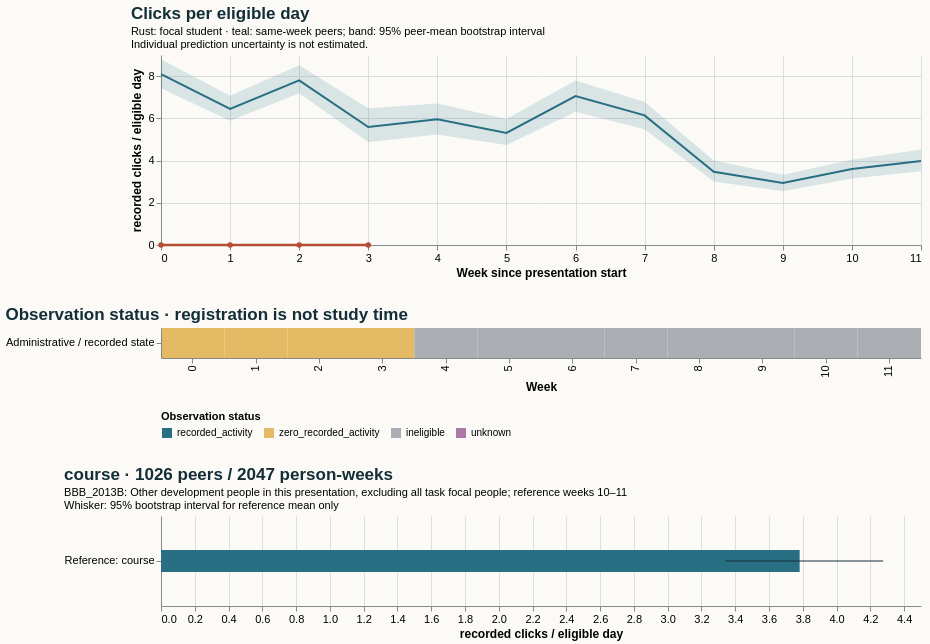

Write the Vega-Lite specification saved for this chart.
### Vega-Lite specification from a JSON file in a GitHub repository (floating-point values rounded to 4 significant figures)
{"$schema": "https://vega.github.io/schema/vega-lite/v5.20.1.json", "config": {"axis": {"labelFontSize": 11, "titleFontSize": 12}, "background": "#fbfaf7", "font": "sans-serif", "title": {"anchor": "start", "color": "#142e38", "fontSize": 17, "subtitleFontSize": 11}, "view": {"continuousHeight": 300, "continuousWidth": 300, "stroke": null}}, "datasets": {"data-4810f0fc58e4727ef40802abe76d0749": [{"hi": null, "lo": null, "series": "Focal: weeks 10–11", "value": null}, {"hi": 4.276, "lo": 3.342, "series": "Reference: course", "value": 3.782}], "data-742c6a8fb82c8370de9a3a588a9fd194": [{"eligible_days": 7.0, "end_day": 6, "logging_completeness": "unknown", "observation_status": "zero_recorded_activity", "row": "Administrative / recorded state", "score_status": "withheld_release_time_unknown", "start_day": 0, "value": 0.0, "week": 0}, {"eligible_days": 7.0, "end_day": 13, "logging_completeness": "unknown", "observation_status": "zero_recorded_activity", "row": "Administrative / recorded state", "score_status": "withheld_release_time_unknown", "start_day": 7, "value": 0.0, "week": 1}, {"eligible_days": 7.0, "end_day": 20, "logging_completeness": "unknown", "observation_status": "zero_recorded_activity", "row": "Administrative / recorded state", "score_status": "withheld_release_time_unknown", "start_day": 14, "value": 0.0, "week": 2}, {"eligible_days": 6.0, "end_day": 27, "logging_completeness": "unknown", "observation_status": "zero_recorded_activity", "row": "Administrative / recorded state", "score_status": "withheld_release_time_unknown", "start_day": 21, "value": 0.0, "week": 3}, {"eligible_days": 0.0, "end_day": 34, "logging_completeness": "unknown", "observation_status": "ineligible", "row": "Administrative / recorded state", "score_status": "withheld_release_time_unknown", "start_day": 28, "value": null, "week": 4}, {"eligible_days": 0.0, "end_day": 41, "logging_completeness": "unknown", "observation_status": "ineligible", "row": "Administrative / recorded state", "score_status": "withheld_release_time_unknown", "start_day": 35, "value": null, "week": 5}, {"eligible_days": 0.0, "end_day": 48, "logging_completeness": "unknown", "observation_status": "ineligible", "row": "Administrative / recorded state", "score_status": "withheld_release_time_unknown", "start_day": 42, "value": null, "week": 6}, {"eligible_days": 0.0, "end_day": 55, "logging_completeness": "unknown", "observation_status": "ineligible", "row": "Administrative / recorded state", "score_status": "withheld_release_time_unknown", "start_day": 49, "value": null, "week": 7}, {"eligible_days": 0.0, "end_day": 62, "logging_completeness": "unknown", "observation_status": "ineligible", "row": "Administrative / recorded state", "score_status": "withheld_release_time_unknown", "start_day": 56, "value": null, "week": 8}, {"eligible_days": 0.0, "end_day": 69, "logging_completeness": "unknown", "observation_status": "ineligible", "row": "Administrative / recorded state", "score_status": "withheld_release_time_unknown", "start_day": 63, "value": null, "week": 9}, {"eligible_days": 0.0, "end_day": 76, "logging_completeness": "unknown", "observation_status": "ineligible", "row": "Administrative / recorded state", "score_status": "withheld_release_time_unknown", "start_day": 70, "value": null, "week": 10}, {"eligible_days": 0.0, "end_day": 83, "logging_completeness": "unknown", "observation_status": "ineligible", "row": "Administrative / recorded state", "score_status": "withheld_release_time_unknown", "start_day": 77, "value": null, "week": 11}], "data-85ce4cecc5739527e2e36e4bf2f4cb23": [{"end_day": 6, "focal_value": 0.0, "peer_ci_high": 8.794, "peer_ci_low": 7.425, "peer_mean": 8.09, "peer_observations": 1167, "peer_people": 1167, "reference": "course", "unit": "recorded clicks / eligible day", "week": 0}, {"end_day": 13, "focal_value": 0.0, "peer_ci_high": 7.069, "peer_ci_low": 5.881, "peer_mean": 6.449, "peer_observations": 1159, "peer_people": 1159, "reference": "course", "unit": "recorded clicks / eligible day", "week": 1}, {"end_day": 20, "focal_value": 0.0, "peer_ci_high": 8.52, "peer_ci_low": 7.186, "peer_mean": 7.8, "peer_observations": 1140, "peer_people": 1140, "reference": "course", "unit": "recorded clicks / eligible day", "week": 2}, {"end_day": 27, "focal_value": 0.0, "peer_ci_high": 6.472, "peer_ci_low": 4.884, "peer_mean": 5.586, "peer_observations": 1132, "peer_people": 1132, "reference": "course", "unit": "recorded clicks / eligible day", "week": 3}, {"end_day": 34, "focal_value": null, "peer_ci_high": 6.697, "peer_ci_low": 5.239, "peer_mean": 5.952, "peer_observations": 1093, "peer_people": 1093, "reference": "course", "unit": "recorded clicks / eligible day", "week": 4}, {"end_day": 41, "focal_value": null, "peer_ci_high": 5.974, "peer_ci_low": 4.732, "peer_mean": 5.31, "peer_observations": 1086, "peer_people": 1086, "reference": "course", "unit": "recorded clicks / eligible day", "week": 5}, {"end_day": 48, "focal_value": null, "peer_ci_high": 7.796, "peer_ci_low": 6.311, "peer_mean": 7.057, "peer_observations": 1075, "peer_people": 1075, "reference": "course", "unit": "recorded clicks / eligible day", "week": 6}, {"end_day": 55, "focal_value": null, "peer_ci_high": 6.774, "peer_ci_low": 5.486, "peer_mean": 6.139, "peer_observations": 1059, "peer_people": 1059, "reference": "course", "unit": "recorded clicks / eligible day", "week": 7}, {"end_day": 62, "focal_value": null, "peer_ci_high": 4.001, "peer_ci_low": 3.012, "peer_mean": 3.471, "peer_observations": 1049, "peer_people": 1049, "reference": "course", "unit": "recorded clicks / eligible day", "week": 8}, {"end_day": 69, "focal_value": null, "peer_ci_high": 3.326, "peer_ci_low": 2.545, "peer_mean": 2.935, "peer_observations": 1032, "peer_people": 1032, "reference": "course", "unit": "recorded clicks / eligible day", "week": 9}, {"end_day": 76, "focal_value": null, "peer_ci_high": 4.033, "peer_ci_low": 3.154, "peer_mean": 3.602, "peer_observations": 1026, "peer_people": 1026, "reference": "course", "unit": "recorded clicks / eligible day", "week": 10}, {"end_day": 83, "focal_value": null, "peer_ci_high": 4.519, "peer_ci_low": 3.496, "peer_mean": 3.979, "peer_observations": 1021, "peer_people": 1021, "reference": "course", "unit": "recorded clicks / eligible day", "week": 11}]}, "resolve": {"scale": {"color": "independent"}}, "spacing": 28, "vconcat": [{"data": {"name": "data-85ce4cecc5739527e2e36e4bf2f4cb23"}, "height": 190, "layer": [{"encoding": {"x": {"axis": {"tickMinStep": 1}, "field": "week", "title": "Week since presentation start", "type": "quantitative"}, "y": {"field": "peer_ci_low", "scale": {"zero": true}, "title": "recorded clicks / eligible day", "type": "quantitative"}, "y2": {"field": "peer_ci_high"}}, "mark": {"color": "#286f83", "opacity": 0.16, "type": "area"}}, {"encoding": {"tooltip": [{"field": "week", "type": "quantitative"}, {"field": "peer_mean", "type": "quantitative"}, {"field": "peer_people", "type": "quantitative"}, {"field": "peer_observations", "type": "quantitative"}], "x": {"field": "week", "type": "quantitative"}, "y": {"field": "peer_mean", "type": "quantitative"}}, "mark": {"color": "#286f83", "strokeWidth": 2, "type": "line"}}, {"encoding": {"tooltip": [{"field": "week", "type": "quantitative"}, {"field": "focal_value", "type": "quantitative"}], "x": {"field": "week", "type": "quantitative"}, "y": {"field": "focal_value", "type": "quantitative"}}, "mark": {"color": "#b64c35", "point": {"color": "#b64c35"}, "strokeWidth": 2.5, "type": "line"}}], "title": {"subtitle": ["Rust: focal student · teal: same-week peers; band: 95% peer-mean bootstrap interval", "Individual prediction uncertainty is not estimated."], "text": "Clicks per eligible day"}, "width": 760}, {"data": {"name": "data-742c6a8fb82c8370de9a3a588a9fd194"}, "encoding": {"color": {"field": "observation_status", "legend": {"labelLimit": 260, "orient": "bottom"}, "scale": {"domain": ["recorded_activity", "zero_recorded_activity", "ineligible", "unknown"], "range": ["#286f83", "#e4bb64", "#aaaeb3", "#ac78a5"]}, "title": "Observation status", "type": "nominal"}, "tooltip": [{"field": "week", "type": "quantitative"}, {"field": "eligible_days", "type": "quantitative"}, {"field": "observation_status", "type": "nominal"}, {"field": "logging_completeness", "type": "nominal"}], "x": {"field": "week", "title": "Week", "type": "ordinal"}, "y": {"field": "row", "title": null, "type": "nominal"}}, "height": 30, "mark": {"type": "rect"}, "title": "Observation status · registration is not study time", "width": 760}, {"data": {"name": "data-4810f0fc58e4727ef40802abe76d0749"}, "height": 90, "layer": [{"encoding": {"x": {"field": "value", "scale": {"domain": [0, 4.49], "zero": true}, "title": "recorded clicks / eligible day", "type": "quantitative"}, "y": {"field": "series", "sort": null, "title": null, "type": "nominal"}}, "mark": {"color": "#286f83", "size": 22, "type": "bar"}}, {"encoding": {"x": {"field": "lo", "type": "quantitative"}, "x2": {"field": "hi"}, "y": {"field": "series", "sort": null, "title": null, "type": "nominal"}}, "mark": {"color": "#142e38", "type": "rule"}}], "title": {"subtitle": ["BBB_2013B: Other development people in this presentation, excluding all task focal people; reference weeks 10–11", "Whisker: 95% bootstrap interval for reference mean only"], "text": "course · 1026 peers / 2047 person-weeks"}, "width": 760}]}
